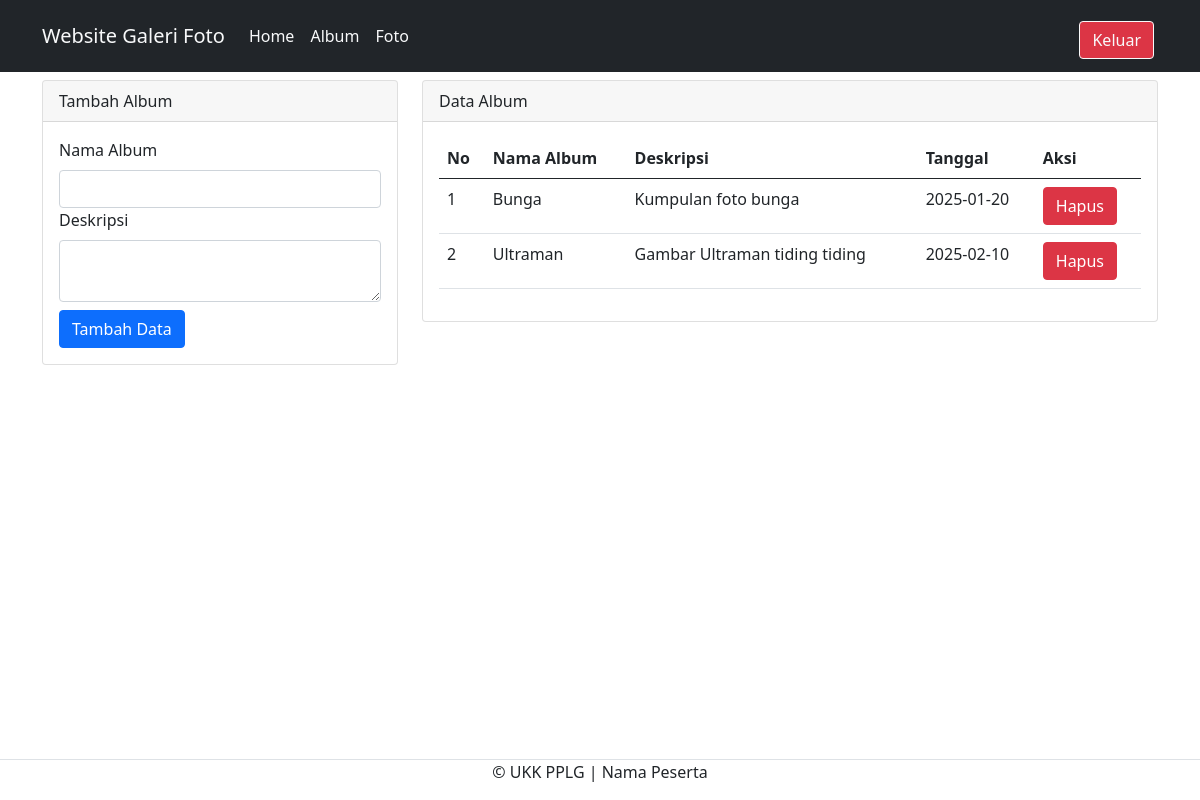
The app's page /admin/album.php (signed in) with its own data.
### tables this page shows
CREATE TABLE `album` (
  `albumid` int(11) NOT NULL,
  `namaalbum` varchar(255) NOT NULL,
  `deskripsi` text NOT NULL,
  `tanggaldibuat` date NOT NULL,
  `userid` int(11) NOT NULL
);

### admin/album.php (the view, shortened to what this page needs)
<?php
include '../config/koneksi.php';
?>
<!DOCTYPE html>
<html lang="en">
<head>
    <link href="https://cdn.jsdelivr.net/npm/bootstrap@5.0.2/dist/css/bootstrap.min.css" rel="stylesheet">
    <link rel="stylesheet" href="../assets/css/bootstrap.min.css">
</head>
<body>
    <nav class="navbar navbar-expand-lg navbar-light bg-dark">
        <div class="container">
            <a class="navbar-brand text-light" href="index.php">Website Galeri Foto</a>
            <div class="collapse navbar-collapse mt-2" id="navbarNav">
                <div class="navbar-nav me-auto">
                    <a href="home.php" class="nav-link text-light mb-2">Home</a>
                    <a href="album.php" class="nav-link text-light mb-2">Album</a>
                    <a href="foto.php" class="nav-link text-light mb-2">Foto</a>
                </div>
                <a href="../config/aksi_logout.php" class="btn btn-outline-light btn-danger m-1">Keluar</a>
            </div>
        </div>
    </nav>
    <div class="container">
        <div class="row">
            <div class="col-md-4">
                <div class="card mt-2">
                    <div class="card-header">
                        Tambah Album
                    </div>
                    <div class="card-body">
                        <form action="../config/aksi_album.php" method="POST">
                            <label class="form-label">Nama Album</label>
                            <input type="text" name="namaalbum" class="form-control" required>
                            <label class="form-label">Deskripsi</label>
                            <textarea name="deskripsi" class="form-control" required></textarea>
                            <button type="submit" class="btn btn-primary mt-2" name="tambah">Tambah Data</button>
                        </form>
                    </div>
                </div>
            </div>
            <div class="col md-8">
                <div class="card mt-2">
                    <div class="card-header">Data Album</div>
                    <div class="card-body">
                        <table class="table">
                            <thead>
                                <tr>
                                    <th>No</th>
                                    <th>Nama Album</th>
                                    <th>Deskripsi</th>
                                    <th>Tanggal</th>
                                    <th>Aksi</th>
                                </tr>
                            </thead>
                            <tbody>
                                <?php
                                $no = 1;
                                $userid = $_SESSION['userid'];
                                $sql = mysqli_query($koneksi, "SELECT * FROM album
                            WHERE userid='$userid'");
                                while ($data = mysqli_fetch_array($sql)) {
                                ?>
                                    <tr>
                                        <td><?php echo $no++ ?></td>
                                        <td><?php echo $data['namaalbum'] ?></td>
                                        <td><?php echo $data['deskripsi'] ?></td>
                                        <td><?php echo $data['tanggaldibuat'] ?></td>
                                        <td>
                                            <button type="button" class="btn btn-danger" data-bs-toggle="modal"
                                                data-bs-target="#hapus<?php echo $data['albumid'] ?>">
                                                Hapus
                                            </button>
                                        </td>
                                    </tr>
                                <?php } ?>
                            </tbody>
                        </table>
                    </div>
                </div>
            </div>
        </div>
    </div>
    <footer class="d-flex justify-content-center border-top mt-3 bd-light fixed-bottom">
        <p>&copy; UKK PPLG | Nama Peserta</p>
    </footer>
</body>
</html>

### records on screen
album: namaalbum "Bunga", deskripsi "Kumpulan foto bunga", tanggaldibuat "2025-01-20"
album: namaalbum "Ultraman", deskripsi "Gambar Ultraman tiding tiding", tanggaldibuat "2025-02-10"
